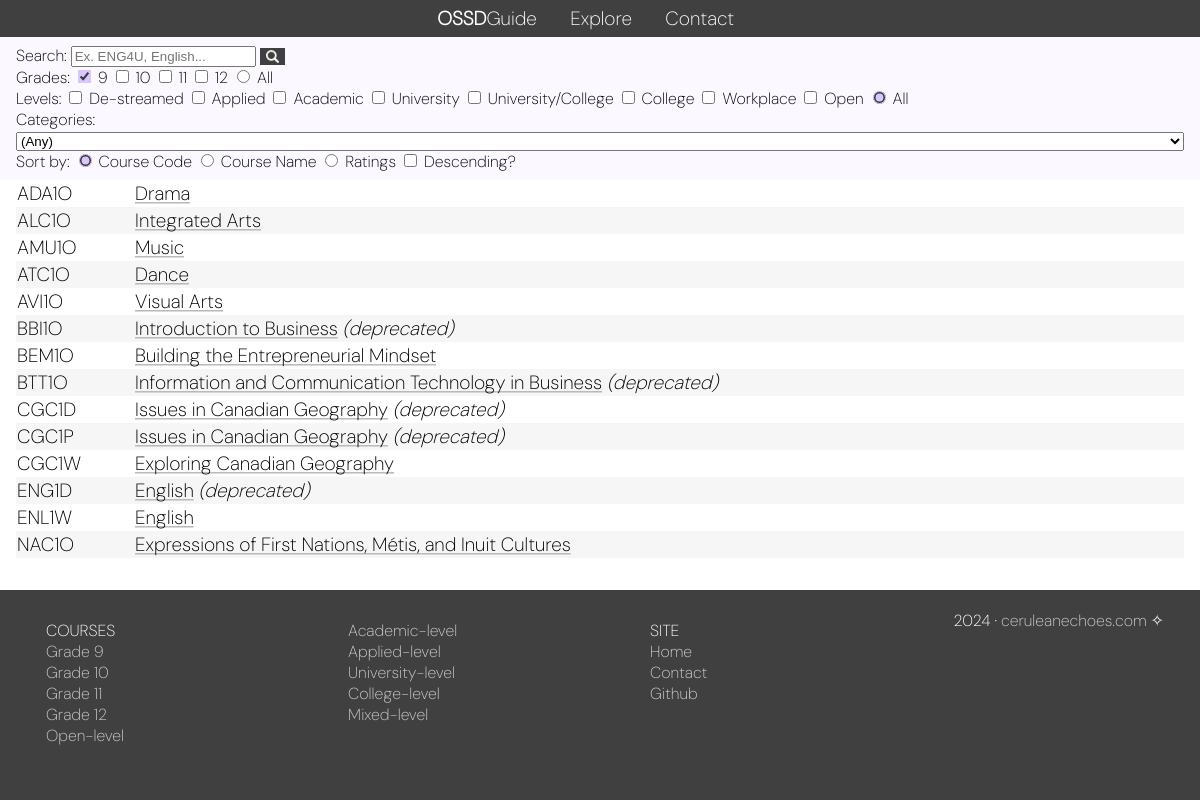
The app's page /explore?grade=1 with its own data.
### homescreen/models.py (models this page shows, shortened)
class Courses(models.Model):
    course_code = models.CharField(max_length=5)
    description = models.CharField(max_length=1023)
    course_name = models.CharField(max_length=255)
    category = models.CharField(max_length=255)
    prereq = models.CharField(max_length=1023)
    deprecated = models.BooleanField(default=False)

### homescreen/views.py (the view)
# urls.py: path('explore', views.explore, name='explore'),
def explore(request):
    courseslist = Courses.objects.all()
    category_filter = request.GET.getlist('category')
    grade_filter = request.GET.getlist('grade')
    level_filter = request.GET.getlist('level')
    search = request.GET.get('search')
    sort_by = request.GET.get('sortby')
    rev = request.GET.get('rev')
    grade_checked_list = [0,0,0,0]
    grade_checked_all = False
    level_checked_list = {"De-streamed":0,"Applied":0,"Academic":0,"University":0,"University/College":0,"College":0,"Workplace":0,"Open":0}
    level_to_char = {"De-streamed":"W","Applied":"P","Academic":"D","University":"U","University/College":"M","College":"C","Workplace":"E","Open":"O"}
    level_checked_all = False
    if category_filter:
        category_filter = category_filter[0]
        if category_filter != "(Any)":
            courseslist = courseslist.filter(category__in=category_filter.split(","))
    if grade_filter:
        grade_filter = "".join(grade_filter) #list to str
        courseslist = courseslist.filter(course_code__regex=r'^...[' + grade_filter  + ']+[A-Za-z]$')
        for grade in range(1,5):
            if str(grade) in grade_filter:
                grade_checked_list[grade-1] = 1
    if level_filter:
        level_filter = "".join(level_filter) #list to str
        courseslist = courseslist.filter(course_code__regex=r'^....[' + "".join(level_filter) + ']+$')
        for level in level_checked_list:
            if level_to_char[level] in level_filter:
                level_checked_list[level] = 1
    if search:
        search = "".join([substr for substr in search if (substr.isalnum() or substr in " ()'’:,")]) #keep only alphanum+space+punc
        courseslist = courseslist.filter(course_name__icontains=search) | courseslist.filter(course_code__icontains=search)
    if search == None:
        search = "";
    if (grade_checked_list == [1,1,1,1]) or (grade_checked_list == [0,0,0,0]):
        grade_checked_list = [0,0,0,0]
        grade_checked_all = True
    level_values = list(level_checked_list.values())
    if level_values.count(level_values[0]) == len(level_values): #if all values equal; ie all are checked
        level_checked_list = {"De-streamed":0,"Applied":0,"Academic":0,"University":0,"University/College":0,"College":0,"Workplace":0,"Open":0}
        level_checked_all = True
    if sort_by in ["course_code","course_name"]:
        courseslist = list(courseslist.order_by(sort_by))
    elif not sort_by:
        courseslist = list(courseslist.order_by("course_code"))
        sort_by = "course_code"
    if sort_by == "ratings":
        courseslist = list(courseslist)
        courseslist.sort(key=get_ratings,reverse=True)
    if rev == "1":
        courseslist.reverse()
    categories = [category[0] for category in set(Courses.objects.values_list("category"))]
    categories.sort()
    categories.insert(0, "(Any)")
    template = loader.get_template('explore.html')
    context = {
    'courseslist': courseslist,
    'gradelist': grade_checked_list,
    'grade_checked_all': grade_checked_all,
    'level_checked_list':level_checked_list,
    'level_checked_all':level_checked_all,
    'level_to_char':level_to_char,
    'categories':categories,
    'category_filter':category_filter,
    'search':search,
    'rev':rev,
    'sortby':sort_by,
    'params':["course_code","course_name","ratings"],
    }
    return HttpResponse(template.render(context, request))

### homescreen/views.py (called while the page is built)
@register.filter
def get_item(dictionary, key):
    return dictionary.get(key)

@register.filter
def format(str):
    return str.title().replace("_"," ")

@register.filter
def get_score(course):
    course_reviews_query = Reviews.objects.filter(course_code = course)
    if course_reviews_query.count() > 0:
        return "{:.1f}".format(mean(list(course_reviews_query.values_list('overall_rating',flat=True))))
    else: return None

### homescreen/templates/explore.html (shortened to what this page needs)
{% load static %}
<!DOCTYPE html>
<html>
<head>
<link rel="stylesheet" href="{% static 'homescreen/theme.css' %}">
<div class=headernav>
<a href="../../" class=site-title><b>OSSD</b>Guide</a>
<a href="../../explore">Explore</a>
<a href="../../contact">Contact</a>
</div>
</head>
<body>
<div class="desc-box">
  <form method="get" action="">
    Search:
    <input type="text" id="search_input" name="search" onchange="this.form.submit()" maxlength="32" value="{{search}}" placeholder="Ex. ENG4U, English...">
    <button type=submit class=search-btn style="background-color:#404040;">_</button>
    <br>
    Grades:
    {% for num in gradelist %}
    <input type="checkbox" name="grade" id="grade{{forloop.counter}}" value={{forloop.counter}} onchange="this.form.submit()"
      {% if num %}
        checked
      {% endif %}
      >
      <label for=grade>{{forloop.counter|add:8}}</label>
    {% endfor %}
      <input type="radio" id="grade_all" onchange="this.form.submit()"
    {% if grade_checked_all %}
       checked
    {% else %}
      name="grade" value="1234"
    {% endif %}
    >
    <label for="grade_all">All</label><br>
    Levels:
  {% for level, value in level_checked_list.items %}
    <input type="checkbox" name="level" id="level{{forloop.counter}}" value={{level_to_char|get_item:level}} onchange="this.form.submit()"
      >
      <label for=level>{{level}}</label>
    {% endfor %}
      <input type="radio" id="level_all" onchange="this.form.submit()"
    {% if level_checked_all %}
       checked
    {% else %}
      name="level" value="WPDUMCEO"
    {% endif %}
    >
    <label for="level_all">All</label><br>
    Categories:
    <select name=category id=category_select onchange="this.form.submit()">
      {% for category in categories %}
      <option value="{{category}}"
        >{{category}}</option>
      {% endfor %}
    </select><br>
    Sort by:
      {% for param in params %}
      <input type="radio" name=sortby id="sortby" onchange="this.form.submit()" value="{{param}}"
      {% if sortby == param %}
        checked
      {% endif %}
      >
      <label for=sortby>{{param|format}}</label>
      {% endfor %}
      <input type="checkbox" name=rev id="reverse" onchange="this.form.submit()"
      {% if rev == "1" %}
      value="0" checked
      {% else %}
      value="1"
      {% endif %}
      >
      <label for=rev>Descending?</label>
  </form>
</div>
<div class=midcontain>
<table>
{% if courseslist%}
  {% for x in courseslist %}
  <tr>
  {% with score=x.course_code|get_score %}
    <td>{{ x.course_code }}</td> <td><a href="/course/{{ x.course_code }}/">{{ x.course_name }}</a>
    {% if x.deprecated %}<em>(deprecated)</em> {% endif %}</td>
    <td>{% if score != None %}<span class=emph>{{score}} <small>from {{x|get_ratings}} ratings</small></span>{% endif %}</td>
  {% endwith %}
</tr>
  {% endfor %}
  {% else %}
    No courses found with those parameters! <em><a href=/explore>Reset all filters</a>?</em>
{% endif %}
</table>
</div>
<div class=footernav>
<div class=midfooter>
<div class=column>
<a href="/../../explore"><span class=footerhead>COURSES</span></a><br>
<a href="../../explore?grade=1">Grade 9</a><br>
<a href="../../explore?grade=2">Grade 10</a><br>
<a href="../../explore?grade=3">Grade 11</a><br>
<a href="../../explore?grade=4">Grade 12</a><br>
<a href="../../explore?level=O">Open-level</a><br>
</div>
<div class=column>
  <a href="../../explore?level=D">Academic-level</a><br>
  <a href="../../explore?level=P">Applied-level</a><br>
  <a href="../../explore?level=U">University-level</a><br>
  <a href="../../explore?level=C">College-level</a><br>
  <a href="../../explore?level=M">Mixed-level</a><br>
</div>
<div class=column>
  <span class=footerhead>SITE</span><br>
  <a href="../../">Home</a><br>
  <a href="../../contact">Contact</a><br>
  <a href="https://github.com/shaan-s">Github</a><br>
</div>
<div style="text-align:right;">2024&nbsp;·&nbsp;<a href="https://www.ceruleanechoes.com">ceruleanechoes.com</a>&nbsp;✧
</div></div>
</body>
</html>

### homescreen/static/homescreen/theme.css (style rules this page uses)
html { font-size: 100%; }
body { margin: 0; display: grid; grid-template-rows: auto auto auto 1fr; min-height: 100vh; }
a { color: black; text-decoration: none; background: linear-gradient(to right, #bababa, #bababa), linear-gradient(to right, rgba(180,0,192,1) 0%, rgba(0,212,255,1) 100%); background-size: 100% 0.08em, 0 0.08em; background-position: 100% 90%, 0 90%; background-repeat: no-repeat; transition: background-size .3s; }
table { font-family: DMSans; font-size: 1.2em; border-spacing: 0px; width: 100%; }
tr:nth-child(even) { background-color: #f6f6f6; }
button, input[type=submit] { border: 1px solid grey; font-size: .8em; cursor: pointer; background: white; }
input[type=radio], input[type=checkbox] { accent-color: #d9c6ff; }
.midcontain { margin-left: 10%; margin-right: 10%; }
.desc-box { background-color: #fbf9ff; padding: 1em 2em 1em 2em; font-family: DMSans; }
.headernav, .footernav { background-color: #404040; margin: 0px; color: white; font-family: DMSans; font-size: 1.2em; overflow: hidden; padding: .3em; text-align: center; }
.headernav a { background: none; color: white; text-align: center; margin-right: 1.5em; }
.search-btn { background: rgba(0,0,0,0) url("searchicon.png"); color: rgba(0,0,0,0); background-repeat: no-repeat; background-size:50%; background-position: center; width: 2em; border: none; }
.footernav { margin-top: 4em; padding: 20px; font-size: 1em; }
.footernav a { color: #ccc; background: none; }
.footerhead { color: #fff; }
.midfooter { margin-left: 10%; margin-right: 10%; }
.column { float:left; text-align: left; width:15%; margin:10px; }
.site-title { margin-right: 1.5em; color: white; }
:root { --starsize: 30px; }
@media only screen and (max-width: 1200px) { .midfooter,.midcontain { margin: 0 1em 0 1em; } }
@media only screen and (max-width: 1200px) { .column { width:25%; } }
@media only screen and (max-width: 1200px) { select { width:100%; } }
@media only screen and (max-width: 1200px) { .desc-box { padding: .5em 1em .5em 1em; } }
@media only screen and (max-width: 1200px) { .footernav { margin-top: 2em; } }

### records on screen
Courses: course_code "ADA1O", course_name "Drama"
Courses: course_code "ALC1O", course_name "Integrated Arts"
Courses: course_code "AMU1O", course_name "Music"
Courses: course_code "ATC1O", course_name "Dance"
Courses: course_code "AVI1O", course_name "Visual Arts"
Courses: course_code "BBI1O", course_name "Introduction to Business", deprecated "(deprecated)"
Courses: course_code "BEM1O", course_name "Building the Entrepreneurial Mindset"
Courses: course_code "BTT1O", course_name "Information and Communication Technology in Business", deprecated "(deprecated)"
Courses: course_code "CGC1D", course_name "Issues in Canadian Geography", deprecated "(deprecated)"
Courses: course_code "CGC1P", course_name "Issues in Canadian Geography", deprecated "(deprecated)"
Courses: course_code "CGC1W", course_name "Exploring Canadian Geography"
Courses: course_code "ENG1D", course_name "English", deprecated "(deprecated)"
Courses: course_code "ENL1W", course_name "English"
Courses: course_code "NAC1O", course_name "Expressions of First Nations, Métis, and Inuit Cultures"

### other values on screen
{{ level }} "De-streamed" "Applied" "Academic" "University" "University/College" "College" "Workplace" "Open"
{{ param|format }} "Course Code" "Course Name" "Ratings"
form field category "(Any)"
